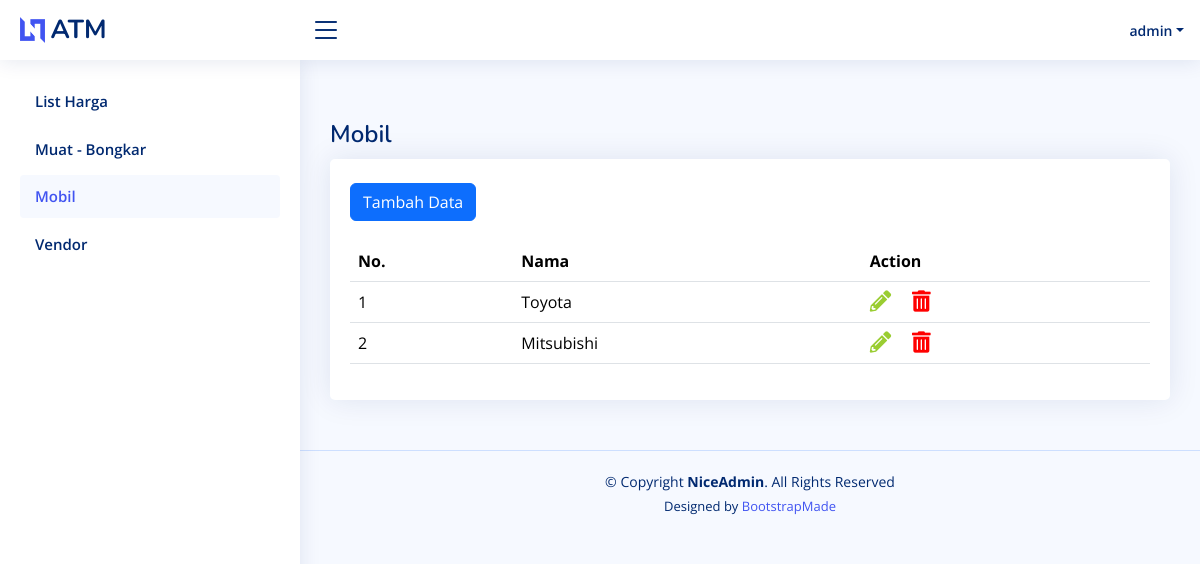
The app's page /mobil.php (signed in), older data.
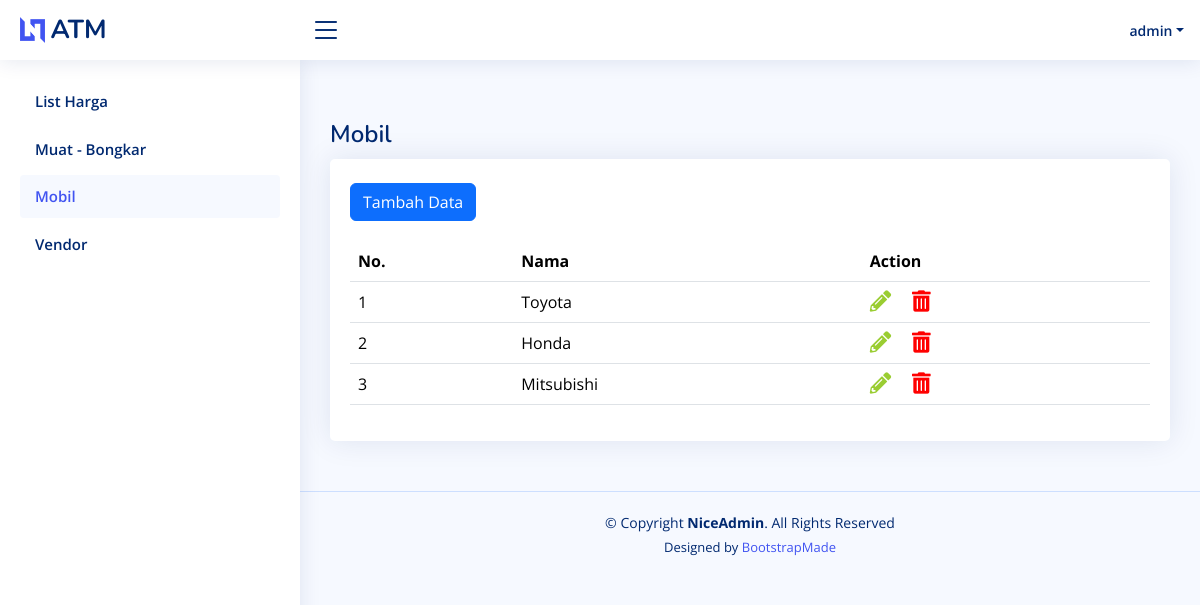
The same page, newer data.
### tables this page shows
CREATE TABLE `mobil` (
  `id` int(11) NOT NULL,
  `created_date` timestamp NOT NULL DEFAULT current_timestamp(),
  `modified_date` timestamp NOT NULL DEFAULT current_timestamp() ON UPDATE current_timestamp(),
  `secure_id` varchar(52) NOT NULL,
  `nama` varchar(100) NOT NULL
);

### layout/navlinks.php (called while the page is built, shortened)
<?php
$nav_links = [
    ['url' => 'index.php', 'text' => 'List Harga'],
    ['url' => 'muat_bongkar.php', 'text' => 'Muat - Bongkar'],
    ['url' => 'mobil.php', 'text' => 'Mobil'],
    ['url' => 'vendor.php', 'text' => 'Vendor'],
];
?>

### api/get_mobil.php (called while the page is built, shortened)
<?php
require 'config/db.php';
if ($_SERVER["REQUEST_METHOD"] == "GET") {
    try{
        $sql = 'SELECT * FROM mobil';
        $stmt = $db->query($sql);
        $mobil = $stmt->fetchAll();
    } catch(PDOException $e){
        echo "Connection failed: " . $e->getMessage();
    }
}
?>

### mobil.php (the view, shortened to what this page needs)
<?php
require 'layout/header.php';
require 'layout/navbar.php';
require 'layout/sidebar.php';
require 'api/get_mobil.php';
?>
  <main id="main" class="main">
    <div class="pagetitle">
      <h1>Mobil</h1>
    </div>
    <section class="section">
      <div class="row">
        <div class="col-lg-12">
          <div class="card">
            <div class="card-body" style="padding-top:3dvh;">
              <a href="upsert_mobil.php" class="btn btn-primary" style="margin-bottom:20px;">Tambah Data</a>
              <table class="table datatable" id="dataTable">
                <thead>
                  <tr>
                    <th>No.</th>
                    <th>Nama</th>
                    <?php if ($_SESSION['role'] != "MEMBER"):?>
                    <th>Action</th>
                    <?php endif;?>
                  </tr>
                </thead>
                <tbody>
                  <?php
                  foreach($mobil as $i=>$v):
                    echo '<tr>';
                      echo '<td>'.sprintf("%d", $i+1).'</td>';
                      echo '<td>'.$v['nama'].'</td>';
                      if ($_SESSION['role'] != "MEMBER"):
                      echo '<td>';
                      echo '<a class="edit-btn" href="upsert_mobil.php?q='.$v['secure_id'].'"><i class="fas fa-lg fa-pencil-alt"></i></a>';
                      echo '<a class="delete-btn" data-secure-id="'.$v['secure_id'].'"><i class="fas fa-lg fa-trash-alt"></i></a>';
                      echo '</td>';
                      endif;
                    echo '</tr>';
                  endforeach;
                  ?>
                </tbody>
              </table>
            </div>
          </div>
        </div>
      </div>
    </section>
  </main>
  <?php
  require 'layout/footer.php';

### layout/sidebar.php
  <?php
      require 'navlinks.php';
      $current_page = basename($_SERVER['PHP_SELF']);
  ?>
<aside id="sidebar" class="sidebar">
  <ul class="sidebar-nav" id="sidebar-nav">
      <?php foreach ($nav_links as $link): ?>
          <li class="nav-item">
              <a class="nav-link <?php echo ($current_page != $link['url']) ? 'collapsed' : ''; ?>" href="<?php echo $link['url']; ?>" >
                  <span><?php echo $link['text']; ?></span>
              </a>
          </li>
      <?php endforeach; ?>
  </ul>
</aside>

Row changes from the older to the newer data that the page shows:
added mobil: nama "Honda"
